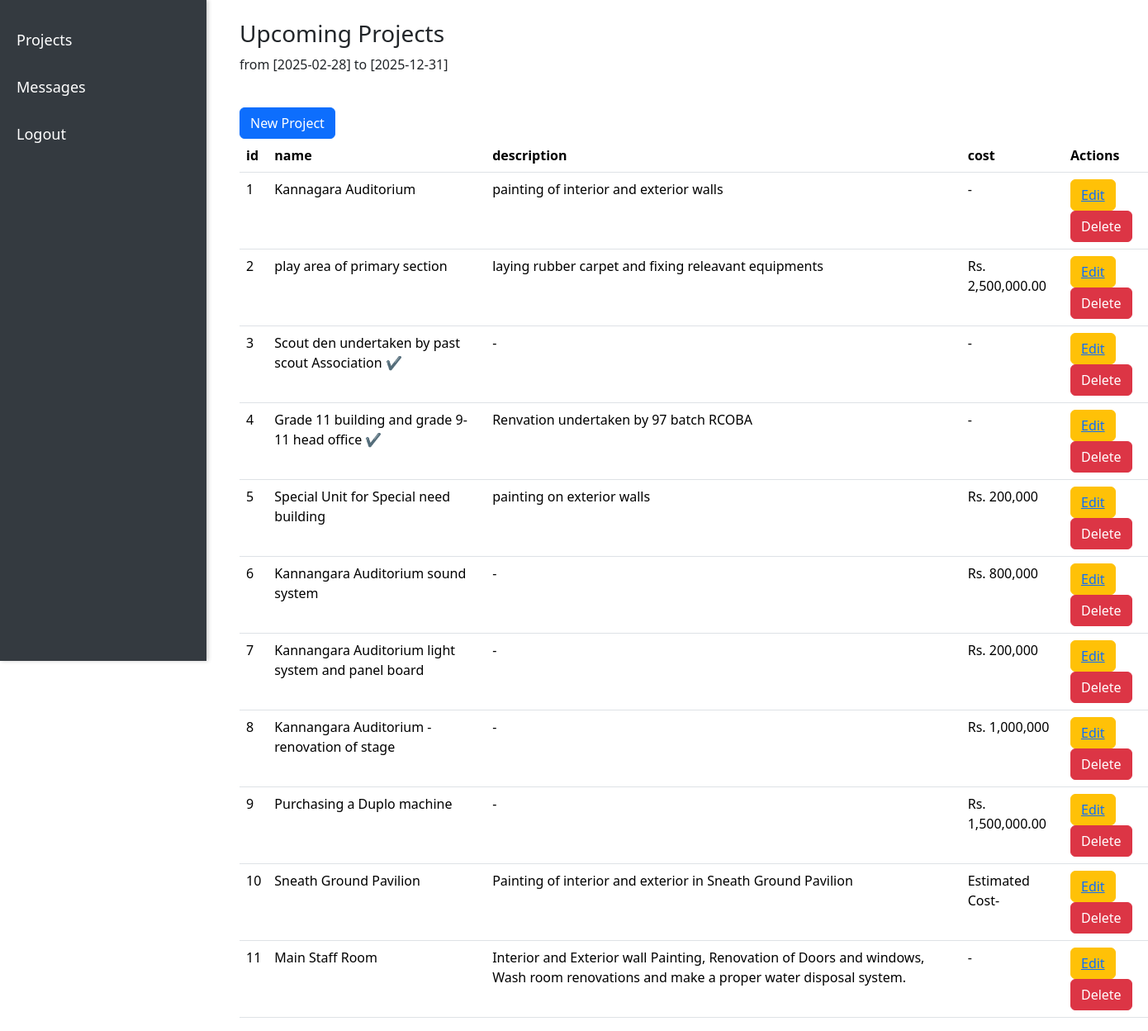
/pages/dashboard.php (signed in), run on the app's committed database.
### tables this page shows
CREATE TABLE `projects` (
  `id` int NOT NULL,
  `name` text NOT NULL,
  `description` text NOT NULL,
  `cost` text NOT NULL,
  `img` text NOT NULL
);

### pages/dashboard.php (the view, shortened to what this page needs)
<!DOCTYPE html>
<html lang="en">
<head>
    <link href="https://cdn.jsdelivr.net/npm/bootstrap@5.3.3/dist/css/bootstrap.min.css" rel="stylesheet">
</head>
<body>
    <?php include('../components/verticalNavbar.php'); ?>
    <br>
    <div class="container " style="margin-left: 20vw">
        <h3>Upcoming Projects</h3>
        <p>from [2025-02-28] to [2025-12-31]</p>
        <br>
        <a href="new-project.php">
        <button class="btn btn-primary">New Project</button></a>
        <table class="table">
            <tr>
                <th>id</th>
                <th>name</th>
                <th>description</th>
                <th>cost</th>
                <th>Actions</th>
            </tr>
            <?php
                include('../data/conn.php');
                $sql = "SELECT * FROM projects";
                $result = mysqli_query($conn, $sql);
                while($row = mysqli_fetch_assoc($result)){
            ?>
            <tr>
                <td><?php echo $row['id']; ?></td>
                <td><?php echo $row['name']; ?></td>
                <td><?php echo $row['description']; ?></td>
                <td><?php echo $row['cost']; ?></td>
                <td>
                    <a href="edit-project.php?id=<?php echo $row['id']; ?>"><button class="btn btn-warning">Edit</butto></a>
                    <a href="../data/Delete.php?id=<?php echo $row['id']; ?>"><button class="btn btn-danger">Delete</button></a>
                </td>
            </tr>
            <?php } ?>
        </table>
    </div>
</body>
</html>

### components/verticalNavbar.php
<!DOCTYPE html>
<html lang="en">
<head>
    <link href="../global.css" rel="stylesheet">
</head>
<body>
<nav class="vertical-nav">
    <ul>
        <li><a href="dashboard.php">Projects</a></li>
        <li><a href="message.php">Messages</a></li>
        <li><a href="../data/logout.php">Logout</a></li>
    </ul>
</nav>
</body>
</html>

### global.css (style rules this page uses)
.vertical-nav { width: 250px; height: 100vh; background-color: #343a40; position: fixed; top: 0; left: 0; padding-top: 20px; box-shadow: 2px 0 5px rgba(0, 0, 0, 0.2); }
.vertical-nav ul { list-style: none; padding: 0; margin: 0; }
.vertical-nav ul li { padding: 15px 20px; }
.vertical-nav ul li a { text-decoration: none; color: #fff; font-size: 18px; display: block; transition: background 0.3s ease-in-out; }

### data on the page
projects: id "1", name "Kannagara Auditorium", description "painting of interior and exterior walls", cost "-"
projects: id "2", name "play area of primary section", description "laying rubber carpet and fixing releavant equipments", cost "Rs. 2,500,000.00"
projects: id "3", name "Scout den undertaken by past scout Association ✔", description "-", cost "-"
projects: id "4", name "Grade 11 building and grade 9-11 head office ✔", description "Renvation undertaken by 97 batch RCOBA", cost "-"
projects: id "5", name "Special Unit for Special need building", description "painting on exterior walls", cost "Rs. 200,000"
projects: id "6", name "Kannangara Auditorium sound system", description "-", cost "Rs. 800,000"
projects: id "7", name "Kannangara Auditorium light system and panel board", description "-", cost "Rs. 200,000"
projects: id "8", name "Kannangara Auditorium - renovation of stage", description "-", cost "Rs. 1,000,000"
projects: id "9", name "Purchasing a Duplo machine", description "-", cost "Rs. 1,500,000.00"
projects: id "10", name "Sneath Ground Pavilion", description "Painting of interior and exterior in Sneath Ground Pavilion", cost "Estimated Cost-"
projects: id "11", name "Main Staff Room", description "Interior and Exterior wall Painting, Renovation of Doors and windows, Wash room renovations and make a proper water disposal system.", cost "-"
